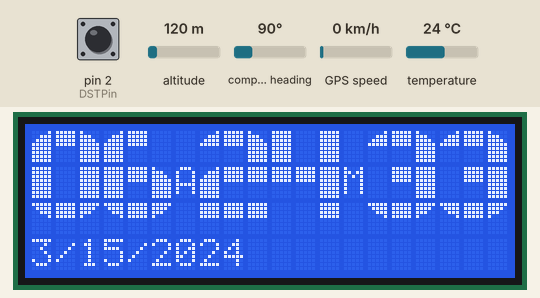
Recording of a sketch running on a simulated Arduino Mega 2560, built with avr-gcc and run on an emulated ATmega2560. Parts: 20×4 character LCD. The inputs (shaded band) are chosen by the test bench; at power-on: pin 2 (DSTPin) HIGH, altitude 120 m, compass heading 90°, GPS speed 0 km/h, temperature 24 °C. Random numbers use the default seed unless the sketch sets one; the GPS gets a fix after 3 s at 37.7749, -122.4194 with 8 satellites.

Above: at 3.9 s.
4.0 s: pin 2 (DSTPin) pulled LOW for 3.2 s
At 5.5 s:
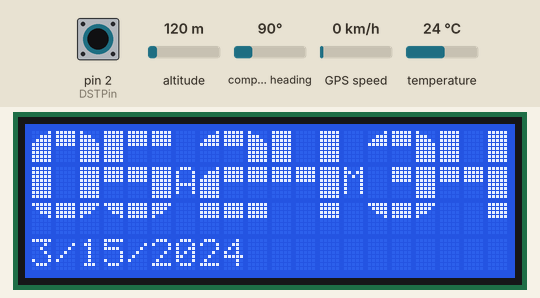
9.2 s: pin 2 (DSTPin) pulled LOW for 1 s
At 10.5 s:
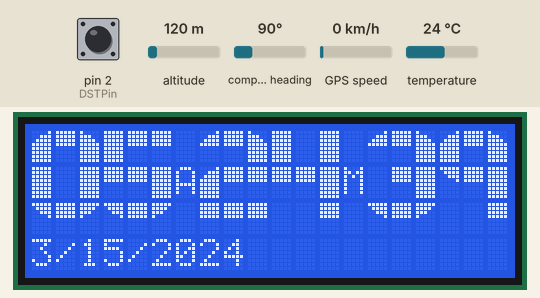
13.3 s: pin 2 (DSTPin) pulled LOW for 3.2 s
At 14.6 s:
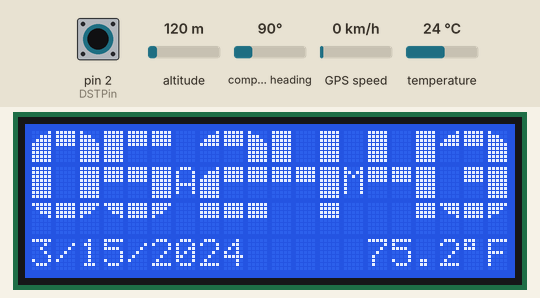
18.3 s: pin 2 (DSTPin) pulled LOW for 1 s
At 19.6 s:
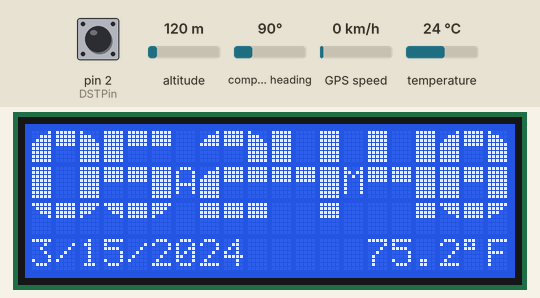
24.6 s: pin 2 (DSTPin) pulled LOW for 1 s
At 26.1 s:
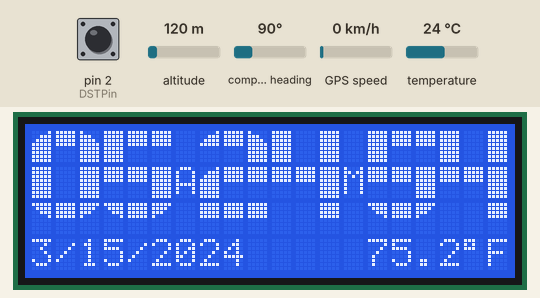
31.1 s: pin 2 (DSTPin) pulled LOW for 0.15 s
At 37.3 s:
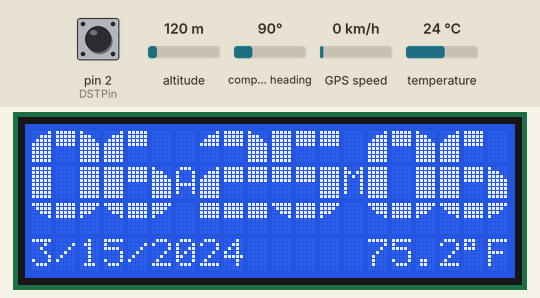
Timing chart, 0 to 38.8 s (numbered marks = the images above; inputs shaded):
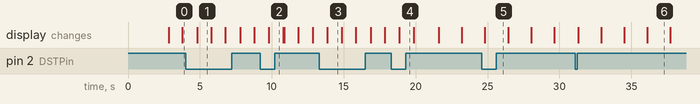

Measured:
- what the display in image 1 shows lasts 1.0 s, from 4.8 s to 5.8 s

The sketch:

TinyGPSPlusFinal.ino
```cpp
//**************************************************************************************************
//                                  3-line and 4-line LCD NUMBERS
//                                   Adrian Jones, March 2015
//
//**************************************************************************************************


#include <Wire.h>
#include <TinyGPS++.h>
#include <LiquidCrystal_I2C.h>
#include <OneWire.h>
#include <DallasTemperature.h>
LiquidCrystal_I2C lcd(0x27,20,4);
TinyGPSPlus gps;
#define ONE_WIRE_BUS 9
OneWire oneWire(ONE_WIRE_BUS);
DallasTemperature sensors(&oneWire);

const char custom[][8] PROGMEM = {
     {0x01, 0x07, 0x0F, 0x1F, 0x1F, 0x1F, 0x1F, 0x1F},      // char 1: bottom right triangle
     {0x00, 0x00, 0x00, 0x00, 0x1F, 0x1F, 0x1F, 0x1F},      // char 2: bottom block
     {0x10, 0x1C, 0x1E, 0x1F, 0x1F, 0x1F, 0x1F, 0x1F},      // char 3: bottom left triangle
     {0x1F, 0x0F, 0x07, 0x01, 0x00, 0x00, 0x00, 0x00},      // char 4: top right triangle
     {0x1F, 0x1E, 0x1C, 0x10, 0x00, 0x00, 0x00, 0x00},      // char 5: top left triangle
     {0x1F, 0x1F, 0x1F, 0x1F, 0x00, 0x00, 0x00, 0x00},      // char 6: upper block
     {0x1F, 0x1F, 0x1E, 0x1C, 0x18, 0x18, 0x10, 0x10},      // char 7: full top right triangle
     {0x01, 0x07, 0x0F, 0x1F, 0x00, 0x00, 0x00, 0x00}       // char 8: top right triangle
};

const char bn3[][30] PROGMEM = {                            // 3-line numbers
//         0               1               2               3               4              5               6                7               8               9
    {0x01,0x06,0x03, 0x08,0xFF,0xFE, 0x08,0x06,0x03, 0x08,0x06,0x03, 0xFF,0xFE,0xFF, 0xFF,0x06,0x06, 0x01,0x06,0xFE, 0x06,0x06,0xFF, 0x01,0x06,0x03, 0x01,0x06,0x03},
    {0xFF,0xFE,0xFF, 0xFE,0xFF,0xFE, 0x01,0x06,0x06, 0xFE,0x06,0xFF, 0x06,0x06,0xFF, 0x06,0x06,0xFF, 0xFF,0x06,0x03, 0xFE,0x01,0x07, 0xFF,0x06,0xFF, 0x04,0x06,0xFF},
    {0x04,0x06,0x05, 0xFE,0x06,0xFE, 0x06,0x06,0x06, 0x04,0x06,0x05, 0xFE,0xFE,0x06, 0x04,0x06,0x05, 0x04,0x06,0x05, 0xFE,0x06,0xFE, 0x04,0x06,0x05, 0xFE,0xFE,0x06}
};

byte col,row,nb=0,bc=0;                                   // general0xFE,0x01,0x07
byte bb[8];                                               // byte buffer for reading from PROGMEM

int hour, minute, second, hour2, day, oday, omonth, oyear;
boolean Date = false;
byte hr, mn, se, ohr, omn, osec;
char status;
double T,P,p0,a,F,fOld;
unsigned long currentMillis, tempMillis;
const int DSTPin = 2;     // the number of the pushbutton pin
int buttonState = 0;

//*****************************************************************************************//
//                                      Initial Setup
//*****************************************************************************************//
void setup() {
  tempMillis = millis();
  Serial3.begin(115200);
  sensors.begin();
  randomSeed(analogRead(0));
  lcd.init();
  lcd.backlight();
  for (nb=0; nb<8; nb++ ) {                     // create 8 custom characters
    for (bc=0; bc<8; bc++) bb[bc]= pgm_read_byte( &custom[nb][bc] );
    lcd.createChar ( nb+1, bb );
  }
  lcd.clear();
  lcd.setCursor(4, 0);
  lcd.print(F("TylerBennett"));
  lcd.setCursor(5, 1);
  lcd.print(F("GPS & Temp"));
  lcd.setCursor(5, 2);
  lcd.print(F("Desk Clock"));
  lcd.setCursor(5, 3);
  lcd.print(F("08/11/2018"));
  printNum3(random(0,10), 0, 0);
  printNum3(random(0,10),17, 0);
  delay(2500);
  lcd.clear();
  //printColon(6, 0);
  //printColon(13, 0);
  pinMode(DSTPin, INPUT_PULLUP);
 }

//*****************************************************************************************//
//                                      MAIN LOOP
//*****************************************************************************************//
void loop() {
  currentMillis = millis();

  while (Serial3.available() > 0){
    if (gps.encode(Serial3.read())){
      if (gps.time.isValid()){
        buttonState = digitalRead(DSTPin);
        hour = gps.time.hour();
        mn = gps.time.minute();
        se = gps.time.second();

        if (buttonState == HIGH){
          hour2 = hour-4;
        }
        else {
          hour2 = hour-5;
        }

        if (hour2 < 0){
          hour2 = hour2+24;
          Date = true;
        }

        if (hour2 >= 12){
          lcd.setCursor(6,1);
          lcd.print("P");
          lcd.setCursor(13,1);
          lcd.print("M");
          if (hour2 != 12) { hour2 = hour2-12; }
        }
        else {
          lcd.setCursor(6,1);
          lcd.print("A");
          lcd.setCursor(13,1);
          lcd.print("M");
        }


        hr = hour2;

        if(hr != ohr) {
          printNum3(hr/10, 0, 0);
          printNum3(hr%10, 3, 0);
          ohr = hr;
        }

        if(mn != omn) {
          printNum3(mn/10, 7, 0);
          printNum3(mn%10,10, 0);
          omn = mn;
        }

        if(se != osec) {
          printNum3(se/10, 14, 0);
          printNum3(se%10, 17, 0);
          osec = se;
        }

      }
      if (gps.date.isValid()){
        day = gps.date.day();
        if (Date) {
          day = day - 1;
          Date = false;
        }


        if (day != oday || gps.date.month() != omonth || gps.date.year() != oyear){

          lcd.setCursor(0, 3);
          lcd.print("           ");
          lcd.setCursor(0,3);
          lcd.print(gps.date.month());
          lcd.print(F("/"));
          lcd.print(day);
          lcd.print(F("/"));
          lcd.print(gps.date.year());
          omonth = gps.date.month();
          oday = day;
          oyear = gps.date.year();
        }
      }
    }
  }
  if (currentMillis - tempMillis >= 9999) {
    sensors.requestTemperatures();
    F = sensors.getTempFByIndex(0);
    if (F != fOld){
      tempMillis = millis();
      String TempLength = String(F,1);
      lcd.setCursor(11,3);
      lcd.print("         ");
      lcd.setCursor(18-TempLength.length(),3);
      lcd.print(F,1);
      lcd.print((char)223);
      lcd.print("F");
      fOld = F;
    }
  }

}


// ********************************************************************************** //
//                                      SUBROUTINES
// ********************************************************************************** //
void printNum3(byte digit, byte leftAdjust, byte topAdjust) {
   for(row=0; row<3; row++) {
     lcd.setCursor(leftAdjust,row+topAdjust);
     for(byte num=digit*3; num <digit*3+3; num++) {
       lcd.write(pgm_read_byte( &bn3[row][num]) );
     }
   }
}

void printColon(byte leftAdjust, byte topAdjust) {
   for(row=0; row<(4-topAdjust); row++) {
     lcd.setCursor(leftAdjust,row+topAdjust);
     if(topAdjust == 0) {
       if(row == 0 || row == 1) lcd.print(F(".")); else lcd.print(F(" "));
     } else {
       if(row == 1 || row == 2) lcd.print(F(".")); else lcd.print(F(" "));
     }
  }
}
```
